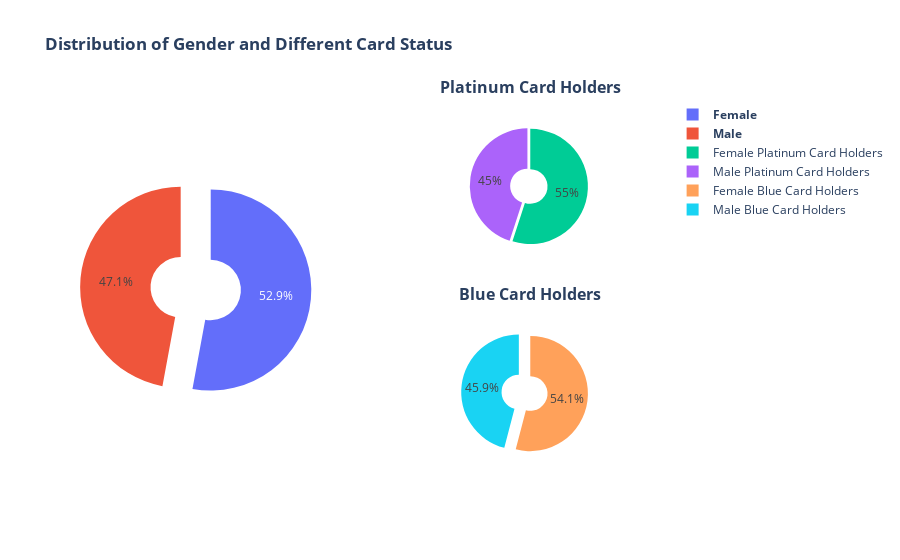

Notebook code for this chart:
### Markdown cell above
고객의 연령이 정규 분포를 따름. 이후 연령 특성을 사용할 때 정규분포 가정을 전제로 할 수 있음.

### Code cell
# 성별에 따른 카드 종류 중 blue, platinum

fig = make_subplots(rows = 2, cols = 2, subplot_titles = ('', '<b>Platinum Card Holders' , '<b>Blue Card Holders<b>' , 'Residulas'),
                   vertical_spacing = 0.09,
                   specs = [[{'type' : 'pie', 'rowspan' : 2}, {'type' : 'pie'}],
                           [None , {'type' : 'pie'}]])

fig.add_trace(go.Pie(values = df.Gender.value_counts().values, labels = ['<b>Female<b>' , '<b>Male<b>'], hole = 0.3, pull = [0, 0.3]), row = 1, col = 1)

fig.add_trace(go.Pie(
        labels = ['Female Platinum Card Holders'  , 'Male Platinum Card Holders'],
        values = df.query('Card_Category == "Platinum"').Gender.value_counts().values , 
        pull = [0, 0.05 , 0.5],
        hole = 0.3
    ),
    row = 1 , col = 2
)

fig.add_trace(
    go.Pie(
        labels = ['Female Blue Card Holders'  , 'Male Blue Card Holders'],
        values = df.query('Card_Category == "Blue"').Gender.value_counts().values , 
        pull = [0, 0.2 , 0.5],
        hole = 0.3
    ),
    row = 2 , col = 2
)

fig.update_layout(
height = 800 , showlegend = True,
title_text = '<b>Distribution of Gender and Different Card Status<b>',)

fig.show()

### Figure 1 — Plotly figure (JSON) as saved in the notebook; plotly's stock layout.template omitted (floating-point values rounded to 4 significant figures)
{"data": [{"domain": {"x": [0, 0.45], "y": [0, 1]}, "hole": 0.3, "labels": ["<b>Female<b>", "<b>Male<b>"], "pull": [0, 0.3], "type": "pie", "values": [5358, 4769]}, {"domain": {"x": [0.55, 1], "y": [0.545, 1]}, "hole": 0.3, "labels": ["Female Platinum Card Holders", "Male Platinum Card Holders"], "pull": [0, 0.05, 0.5], "type": "pie", "values": [11, 9]}, {"domain": {"x": [0.55, 1], "y": [0, 0.455]}, "hole": 0.3, "labels": ["Female Blue Card Holders", "Male Blue Card Holders"], "pull": [0, 0.2, 0.5], "type": "pie", "values": [5101, 4335]}], "layout": {"annotations": [{"font": {"size": 16}, "showarrow": false, "text": "<b>Platinum Card Holders", "x": 0.775, "xanchor": "center", "xref": "paper", "y": 1, "yanchor": "bottom", "yref": "paper"}, {"font": {"size": 16}, "showarrow": false, "text": "<b>Blue Card Holders<b>", "x": 0.775, "xanchor": "center", "xref": "paper", "y": 0.455, "yanchor": "bottom", "yref": "paper"}], "autosize": true, "showlegend": true, "title": {"text": "<b>Distribution of Gender and Different Card Status<b>"}}}
